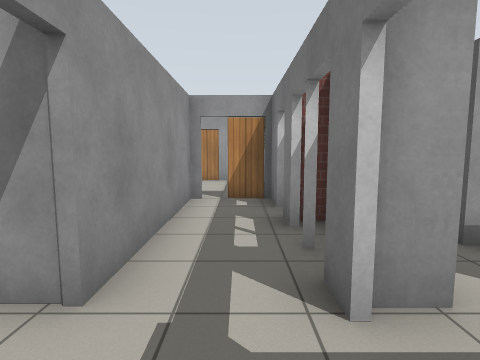
View 1 (above)

24 first-person views from a walk through a world built for the Gazebo simulator. The camera is 1.2 m above the floor, tilts 6° down and sees 80° across. The floor is counted in squares, 1 m on a side. Each view is taken from the middle of a square. On the plan, view 1 faces up. The plan holds only what a view shows up to about 12 squares ahead; the rest is blank. The place goes on beyond the plan. Simple patterns stand in for the simulator's built-in surfaces.

View 2
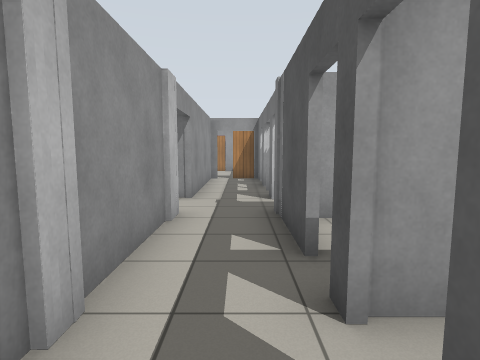

View 3
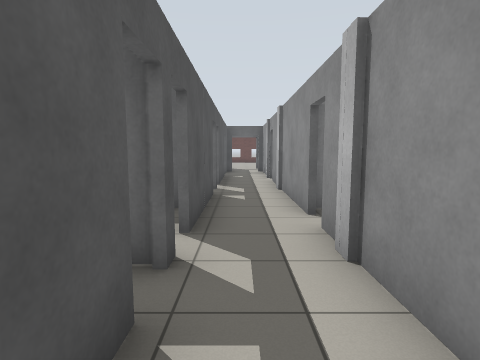

View 4
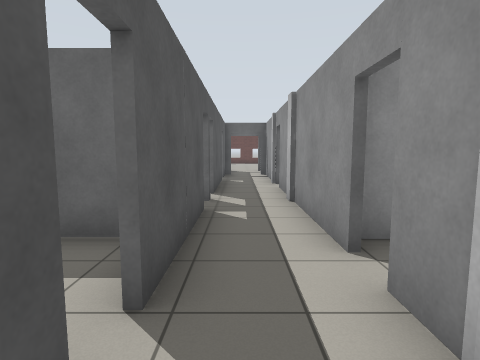

View 5
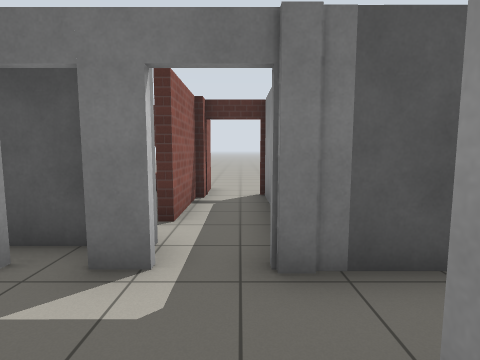

View 6
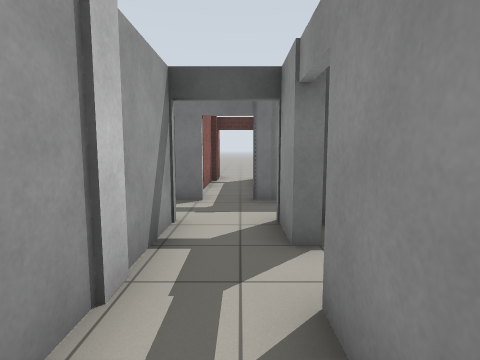

View 7
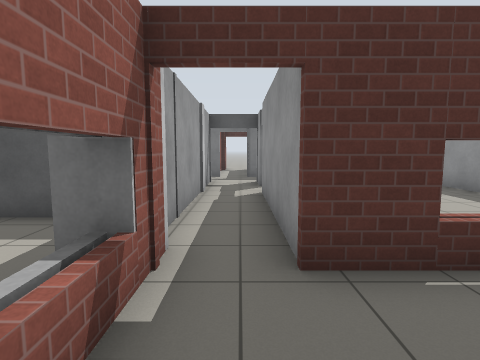

View 8
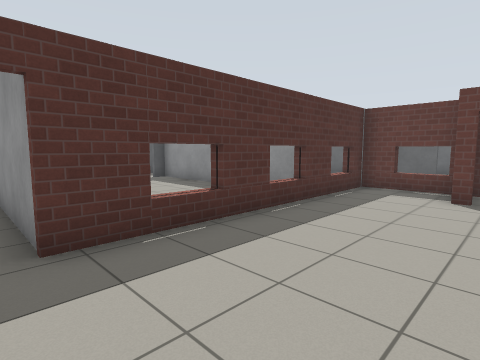

View 9
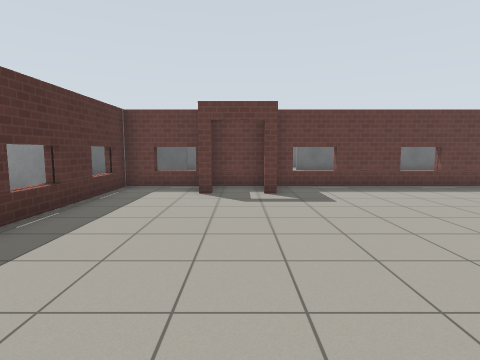

View 10
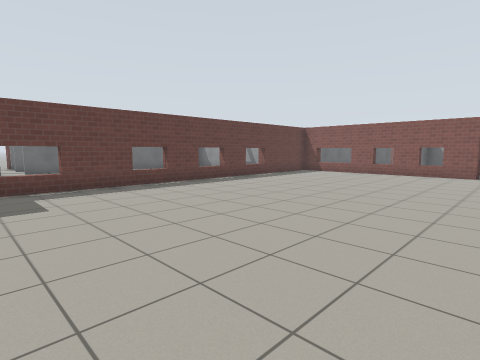

View 11
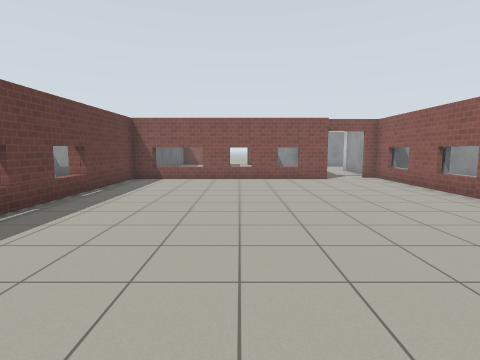

View 12
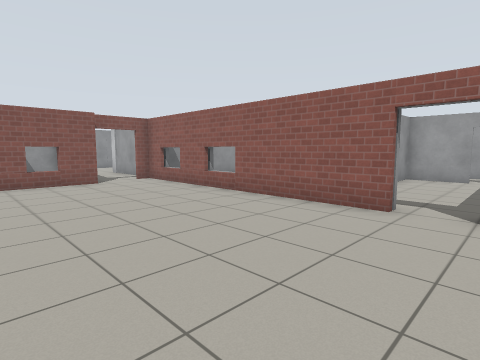

View 13
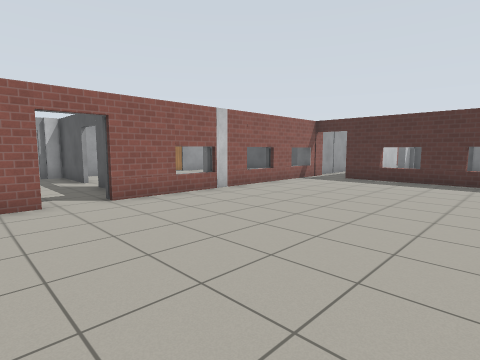

View 14
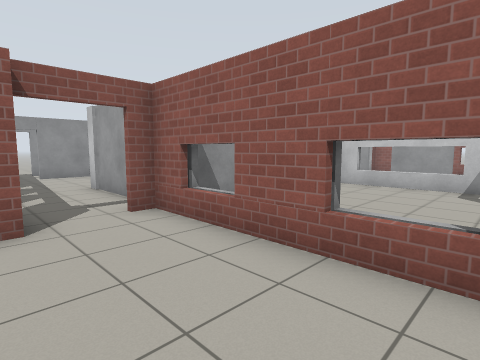

View 15
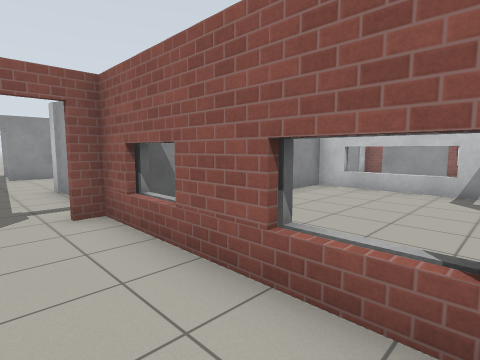

View 16
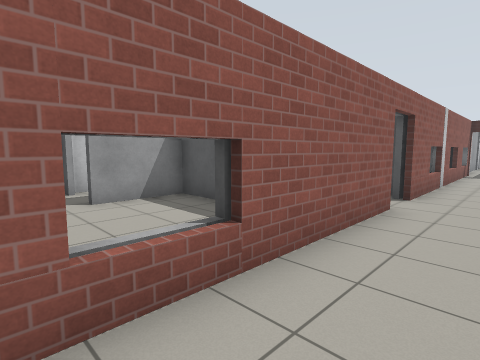

View 17
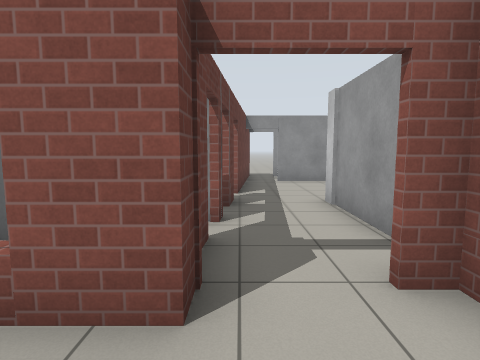

View 18
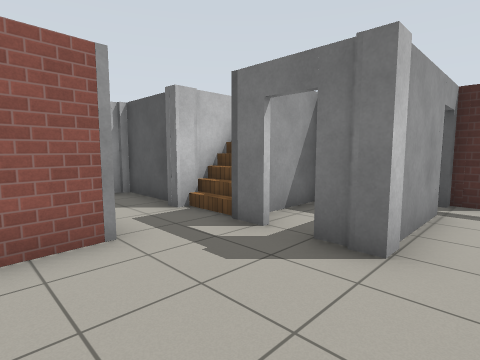

View 19
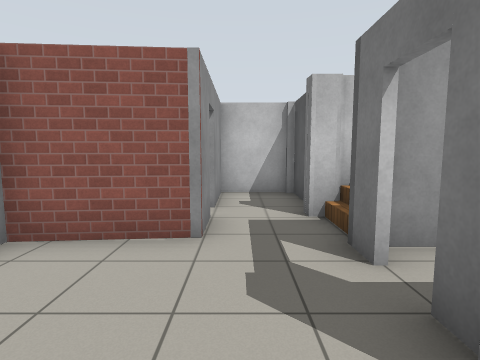

View 20
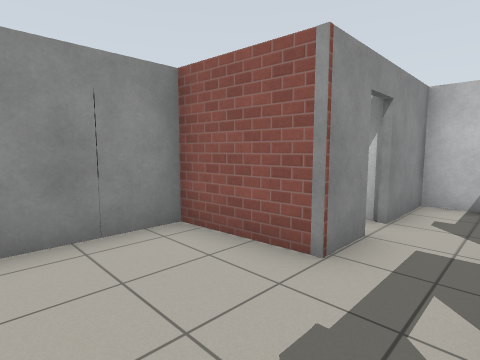

View 21
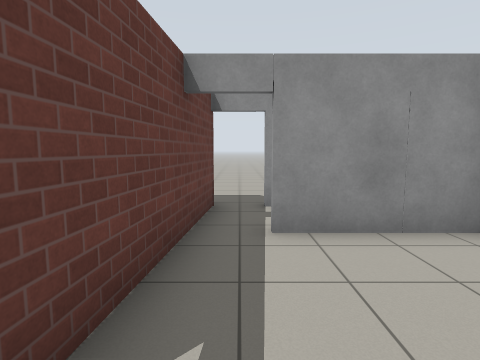

View 22
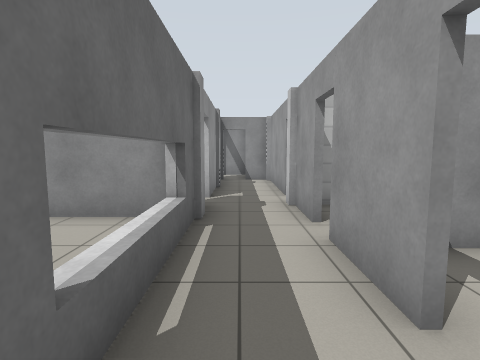

View 23
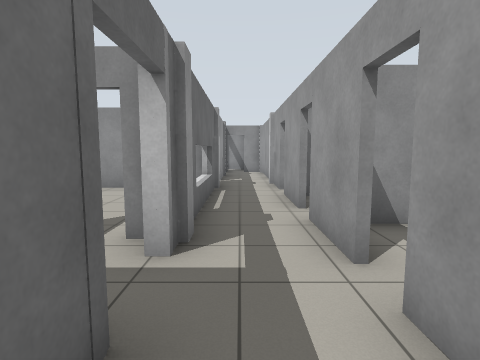

View 24
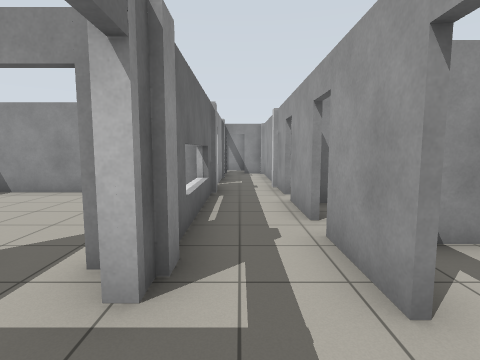

### Floor plan
Key: @ floor where view 1 was taken; # wall or solid block; . floor; D open door; = window, fence, low wall or low ledge; L door leaf; T thing the floor can be seen under or through.
Columns run from 41 left of view 1 to 8 right of it. Each row starts with its distance up from view 1.
 12            #
 11      #####D##D#DD#DD##                  L#
 10      D................                  .
  9      #####D###==##DD##D#                ..D
  8      #..#   #....D##...#                ..
  7      D..#   #....D##...#                DL#
  6      D.###  #....  #...D                #.D#
  5    ###.######......#...D         .#     #.D#
  4    #...D#   #......  ..#        ..#     #.D     =
  3    #...DD   #        ..#  #   ###.#    ##.D..   #
  2 .#.#....###D#=#T=T####D##=##=##=########D.D.###D#.
  1 .D.D.......DD...................D.......D.D....D..
  0 .#####DDDDDDD...................#####DD##@#####...
 -1         #####...................#       #.#
 -2          #  =...................=       #.D
 -3            ##...................#  ..   #.D#
 -4             =...................=  .... #.D.
 -5             #...................#  .....D.#.
 -6             =...................#########.###
 -7             =..............#D#..=       #.#
 -8             ##.####=  =###=#.#..#       #.D
 -9              ###    ##     ###=##       #.D
-10                               ##        #.D
-11                               D#        D.#
-12                                         D.#
-13                                         #.#
-14                                         #.

Where each view was taken, in squares from view 1:
view 1: 0 up, 0 right, facing up
view 2: 5 down, 0 right, facing up
view 3: 0 up, 0 right, facing down
view 4: 2 down, 0 right, facing down
view 5: 1 up, 2 left, facing right
view 6: 1 up, 6 left, facing right
view 7: 1 up, 12 left, facing right
view 8: 1 up, 13 left, facing down-right
view 9: 1 up, 13 left, facing down
view 10: 1 up, 14 left, facing down-left
view 11: 4 down, 17 left, facing left
view 12: 4 down, 18 left, facing up-left
view 13: 5 down, 21 left, facing up-right
view 14: 1 down, 24 left, facing up-left
view 15: 0 up, 24 left, facing up-left
view 16: 0 up, 26 left, facing up-right
view 17: 0 up, 27 left, facing left
view 18: 1 up, 37 left, facing up-right
view 19: 1 up, 35 left, facing up
view 20: 2 up, 34 left, facing up-left
view 21: 1 up, 34 left, facing left
view 22: 10 up, 24 left, facing left
view 23: 10 up, 20 left, facing left
view 24: 10 up, 21 left, facing left
